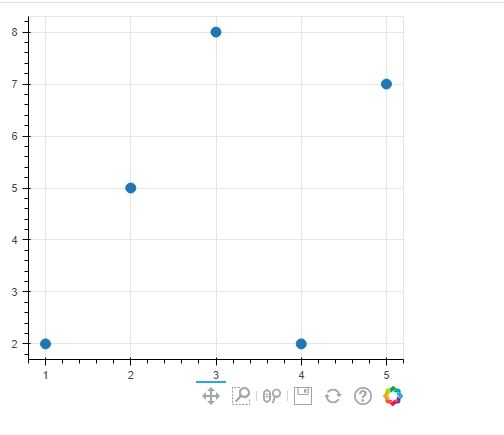

This chart was generated by the following Python code:
from bokeh.plotting import figure
from bokeh.plotting import output_file 
from bokeh.plotting import show
output_file=("toolbar.html")
p = figure(width= 400, height=400, title= None, toolbar_location = "below", toolbar_sticky = False)
p.circle([1,2,3,4,5],[2,5,8,2,7], size=10)
show(p)
